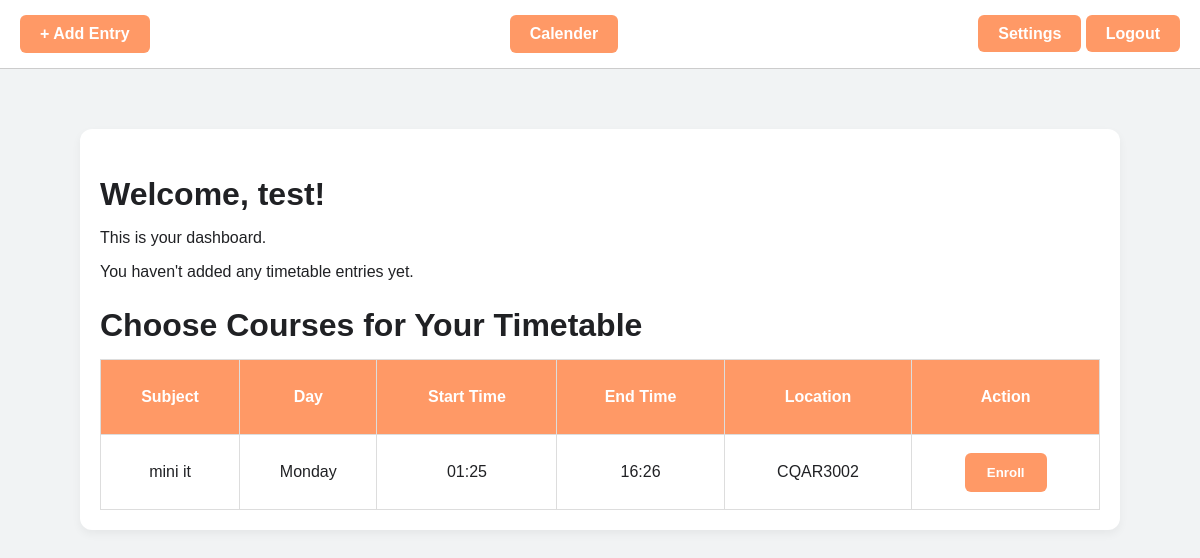
/dashboard (signed in), run on the app's committed database.
### tables this page shows
CREATE TABLE courses (
            id INTEGER PRIMARY KEY AUTOINCREMENT,
            subject TEXT NOT NULL,
            day TEXT NOT NULL,
            start_time TEXT NOT NULL,
            end_time TEXT NOT NULL,
            location TEXT NOT NULL
        );

### app.py (the view, shortened to what this page needs)
@app.route('/dashboard')
def dashboard():
    alert = session.pop('alert', None)
    if 'username' not in session:
        return redirect(url_for('login'))
    if 'role' in session and session['role'] == 'admin':
        return redirect(url_for('admin_dashboard'))
    conn = sqlite3.connect('database.db')
    cursor = conn.cursor()
    cursor.execute('SELECT subject, date, day, start_time, end_time, location FROM timetable WHERE email = ?', (session['email'],))
    timetable_data = cursor.fetchall()
    cursor.execute('SELECT time_format FROM settings WHERE email = ?', (session['email'],))
    settings_data = cursor.fetchone()
    cursor.execute('''
        SELECT * FROM courses WHERE id NOT IN (
            SELECT c.id FROM courses c
            JOIN timetable t ON
                c.subject = t.subject AND
                c.day = t.day AND
                c.start_time = t.start_time AND
                c.end_time = t.end_time AND
                c.location = t.location
            WHERE t.email = ?
        )
    ''', (session['email'],))
    available_courses = cursor.fetchall()
    conn.close()
    time_format = settings_data[0] if settings_data else '24h'
    formatted_timetable = []
    return render_template('dashboard.html',username=session['username'],alert=alert,timetable=formatted_timetable,settings=settings_data, available_courses=available_courses)

### templates/dashboard.html (shortened to what this page needs)
<!DOCTYPE html>
<html lang="en">
<head>
    <link rel="stylesheet" href="{{ url_for('static', filename='styledashboard.css') }}">
</head>
<body>
    <div class="top-bar">
        <a href="{{ url_for('timetable') }}" class="btn">+ Add Entry</a>
        <a href="{{ url_for('calander_index') }}" class="btn">Calender</a>
        <div class="top-bar-right">
            <a href="{{ url_for('settings') }}" class="btn">Settings</a>
            <a href="{{ url_for('logout') }}" class="btn">Logout</a>
        </div>
    </div>
    <div class="container">
        <h2>Welcome, {{ username }}!</h2>
        <p>This is your dashboard.</p>
        {% if timetable %}
            <table>
                <thead>
                    <tr>
                        <th>Subject</th>
                        <th>Date</th>
                        <th>Start Time</th>
                        <th>End Time</th>
                        <th>Location</th>
                    </tr>
                </thead>
                <tbody>
                    {% for entry in timetable %}
                    <tr>
                        <td>{{ entry[0] }}</td>
                        <td>{{ entry[1] }}</td>
                        <td>{{ entry[2] }}</td>
                        <td>{{ entry[3] }}</td>
                        <td>{{ entry[4] }}</td>
                    </tr>
                    {% endfor %}
                </tbody>
            </table>
        {% else %}
                <p>You haven't added any timetable entries yet.</p>
        {% endif %}
        <h2>Choose Courses for Your Timetable</h2>
        <table>
            <thead>
                <tr>
                    <th>Subject</th>
                    <th>Day</th>
                    <th>Start Time</th>
                    <th>End Time</th>
                    <th>Location</th>
                    <th>Action</th>
                </tr>
            </thead>
            <tbody>
                {% for course in available_courses %}
                    <tr>
                        <td>{{ course[1] }}</td>
                        <td>{{ course[2] }}</td>
                        <td>{{ course[3] }}</td>
                        <td>{{ course[4] }}</td>
                        <td>{{ course[5] }}</td>
                        <td>
                            <form action="{{ url_for('enroll_course') }}" method="post">
                                <button type="submit" class="btn">Enroll</button>
                            </form>
                        </td>
                    </tr>
                {% endfor %}
            </tbody>
        </table>
    </div>
</body>
</html>

### static/styledashboard.css (style rules this page uses)
body { margin: 0; padding: 0; font-family: 'Arial', sans-serif; background-color: #f1f3f4; color: #202124; }
.container { max-width: 1000px; margin: 60px auto; padding: 20px; background: white; border-radius: 12px; box-shadow: 0 4px 10px rgba(0, 0, 0, 0.05); }
h2 { font-size: 2em; margin-bottom: 10px; }
table { width: 100%; border-collapse: collapse; margin-top: 15px; }
table, th, td { border: 1px solid #ddd; }
th, td { padding: 5px; text-align: center; }
th { background-color: #ff9966; color: white; }
tr { padding: 5px; height: 75px; }
.btn { background-color: #ff9966; color: white; padding: 10px 20px; text-decoration: none; font-weight: bold; border-radius: 6px; border-color: transparent; }
.top-bar { display: flex; justify-content: space-between; align-items: center; padding: 15px 20px; background-color: white; border-bottom: 1px solid #ccc; position: sticky; top: 0; z-index: 999; }

### data on the page
courses: subject "mini it", day "Monday", start_time "01:25", end_time "16:26", location "CQAR3002"

### other printed values
{{ username }} "test"
